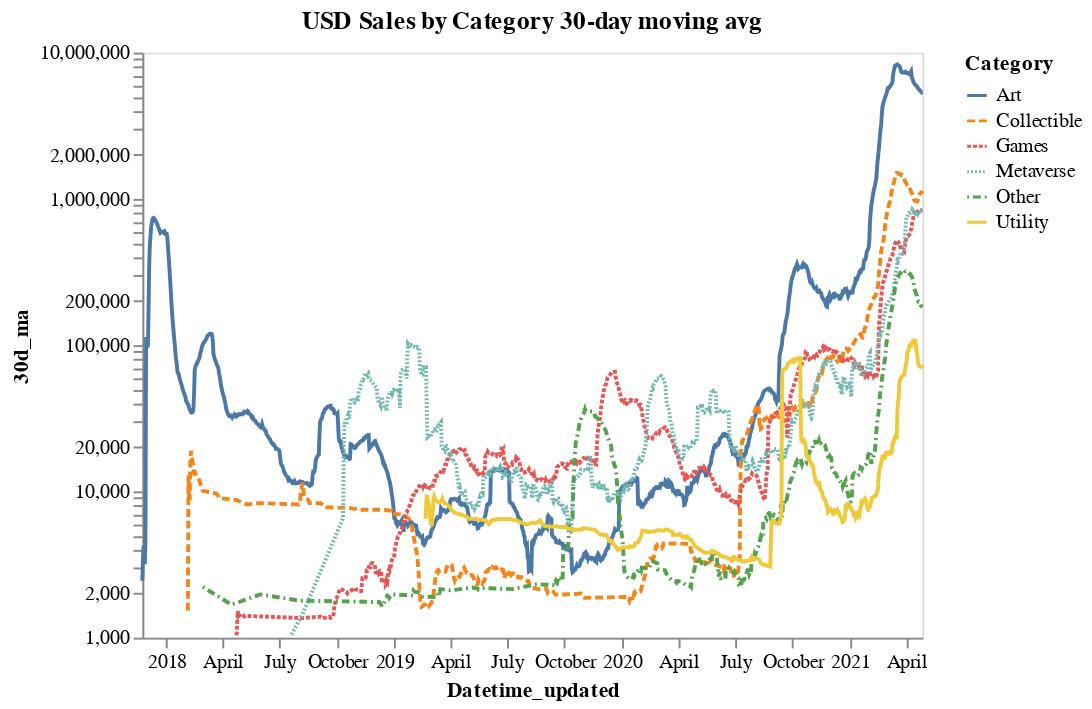

The code cell stored with this chart in its notebook:
### Code cell
import altair as alt

source = df_dailyvolUSD2

alt.Chart(source, title="USD Sales by Category 30-day moving avg").mark_line().encode(
    x='Datetime_updated:T',
    y=alt.Y('30d_ma:Q', scale=alt.Scale(type='log')),
    color='Category:N',
    strokeDash='Category:N',
).configure_axis(grid=False)

### Figure 1 — Vega-Lite specification as saved in the notebook (floating-point values rounded to 4 significant figures; data arrays with more than 128 entries replaced by an {"elided": "..."} marker saying what was removed)
{"config": {"view": {"continuousWidth": 400, "continuousHeight": 300}, "axis": {"grid": false}}, "data": {"name": "data-eb5142f168f9325feac53885750a4a71"}, "mark": "line", "encoding": {"color": {"field": "Category", "type": "nominal"}, "strokeDash": {"field": "Category", "type": "nominal"}, "x": {"field": "Datetime_updated", "type": "temporal"}, "y": {"field": "30d_ma", "scale": {"type": "log"}, "type": "quantitative"}}, "title": "USD Sales by Category 30-day moving avg", "$schema": "https://vega.github.io/schema/vega-lite/v4.17.0.json", "datasets": {"data-eb5142f168f9325feac53885750a4a71": {"elided": "4564 records"}}}
